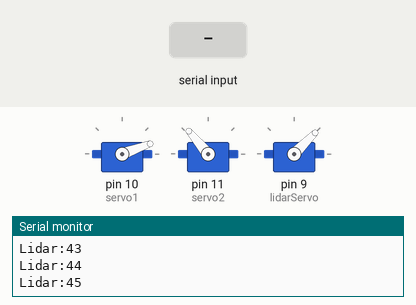
The sketch below on a simulated Arduino Uno, built with avr-gcc and run on an emulated ATmega328P. Parts: 3 × servo, the last lines printed to the serial monitor. Inputs (shaded band) come from the test bench.

Above: at 1.25 s.
1.3 s: "u90\n" received over Serial
At 2.17 s:
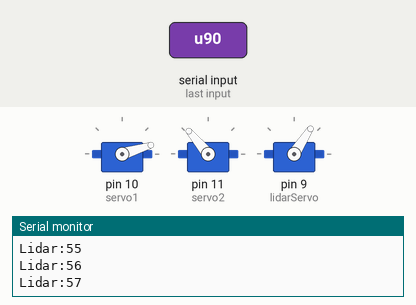
4.3 s: "d90\n" received over Serial
At 4.57 s:
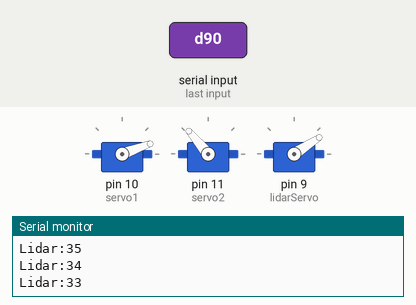
7.3 s: "r" received over Serial
10.3 s: "l" received over Serial
13.3 s: "u,45\n" received over Serial
At 15.13 s:
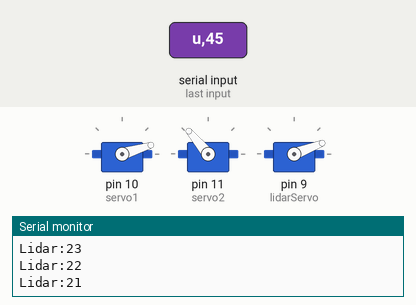
16.3 s: "d,45\n" received over Serial
At 16.33 s:
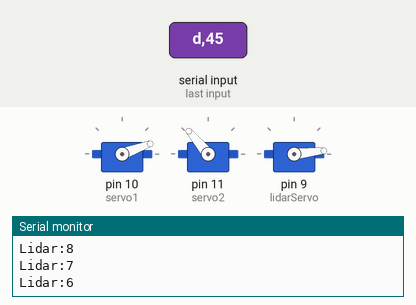
Timing chart, 0 to 20.3 s (numbered marks = the images above; inputs shaded):
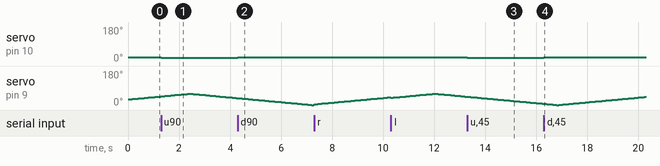

Measured:
- after the input at 1.3 s, servo on pin 10 (servo1): 20° → 17° at once
- after the input at 4.3 s, servo on pin 10 (servo1): 17° → 20° at once
- after the input at 13.3 s, servo on pin 10 (servo1): 20° → 17° at once
- after the input at 16.3 s, servo on pin 10 (servo1): 17° → 20° at once

The sketch:

lidar_gripper.ino
```cpp
#include <Servo.h>

Servo servo1;      // Base pitch
Servo servo2;      // Gripper
Servo lidarServo;  // LiDAR tilt

// --- Calibrated zero positions ---
int angle1 = 20;
int angle2 = 130;
int lidarAngle = 30;

// --- Servo step size ---
const int stepSize = 3;
const int minAngle = 0;
const int maxAngle = 180;

// --- LiDAR scanning limits ---
const int lidarMin = 0;
const int lidarMax = 60;

int lidarDir = 1;                   // 1=increasing, -1=decreasing
unsigned long lastLidarMove = 0;
unsigned long lidarInterval = 80;   // default ms per step

void setup() {
  Serial.begin(115200);
  servo1.attach(10);
  servo2.attach(11);
  lidarServo.attach(9);

  // Move servos to calibrated zero positions
  servo1.write(angle1);
  servo2.write(angle2);
  lidarServo.write(lidarAngle);

  Serial.println("Servos ready. Commands: o/c/u/d, lidar speed: sNN");
}

void loop() {
  // --- Non-blocking serial read ---
  if (Serial.available() > 0) {
    char c = Serial.read();

    // --- LiDAR speed command ---
    if (c == 's') {
      // Read numeric part (non-blocking)
      String num = "";
      unsigned long tStart = millis();
      while (millis() - tStart < 30) { // wait a few ms for digits
        if (Serial.available()) {
          char d = Serial.read();
          if (isDigit(d)) num += d;
          else break;
        }
      }
      if (num.length() > 0) {
        int newSpeed = num.toInt();
        if (newSpeed >= 10 && newSpeed <= 500) {
          lidarInterval = newSpeed;
          Serial.print("LiDAR interval set to: ");
          Serial.println(lidarInterval);
        }
      }
    }

    // --- Gripper & pitch commands ---
    else {
      switch (c) {
        case 'o': angle2 = min(angle2 + stepSize, maxAngle); servo2.write(angle2); break;
        case 'c': angle2 = max(angle2 - stepSize, minAngle); servo2.write(angle2); break;
        case 'd': angle1 = min(angle1 + stepSize, maxAngle); servo1.write(angle1); break;
        case 'u': angle1 = max(angle1 - stepSize, minAngle); servo1.write(angle1); break;
        case 'l': lidarAngle = max(lidarAngle - stepSize, lidarMin); lidarServo.write(lidarAngle); break;
        case 'r': lidarAngle = min(lidarAngle + stepSize, lidarMax); lidarServo.write(lidarAngle); break;
        default: break;
      }
    }
  }

  // --- Continuous LiDAR scanning ---
  unsigned long now = millis();
  if (now - lastLidarMove >= lidarInterval) {
    lastLidarMove = now;

    lidarAngle += lidarDir;
    if (lidarAngle >= lidarMax) { lidarAngle = lidarMax; lidarDir = -1; }
    else if (lidarAngle <= lidarMin) { lidarAngle = lidarMin; lidarDir = 1; }

    lidarServo.write(lidarAngle);

    // --- Report current LiDAR angle ---
    Serial.print("Lidar:");
    Serial.println(lidarAngle);
  }
}
```
